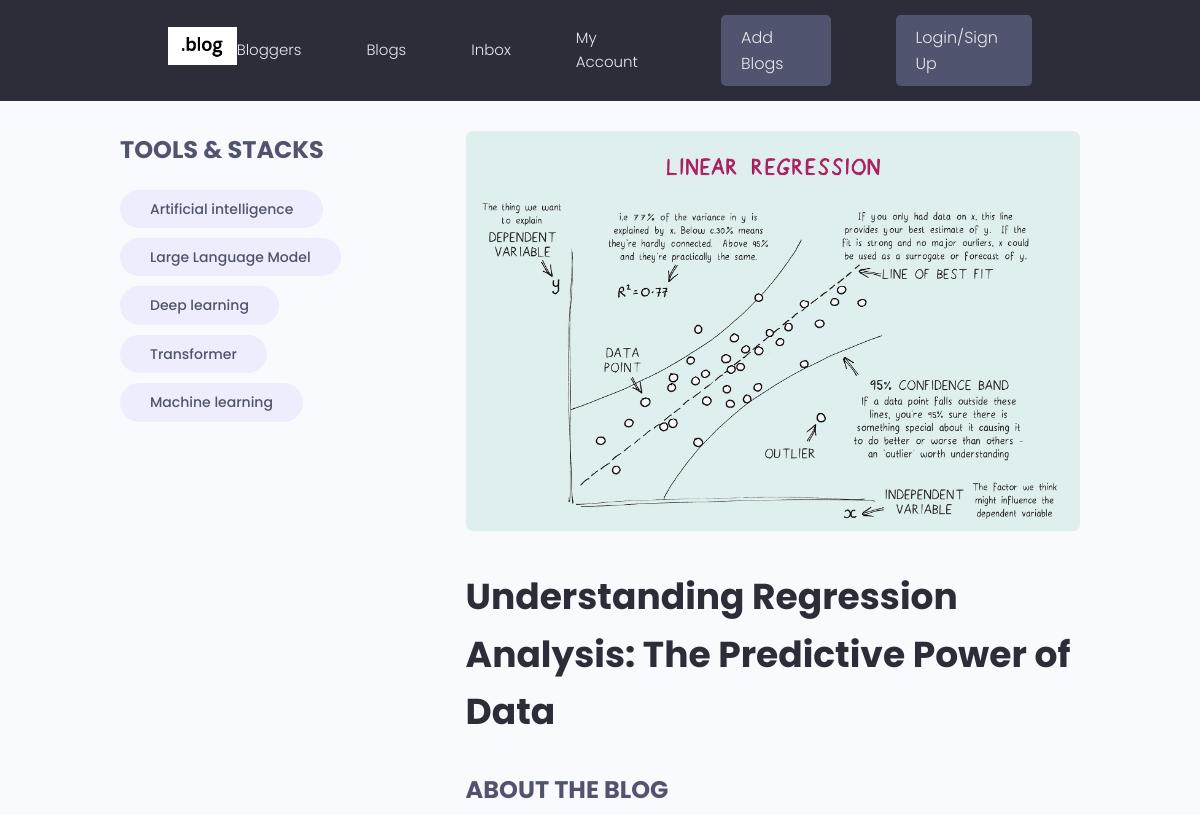
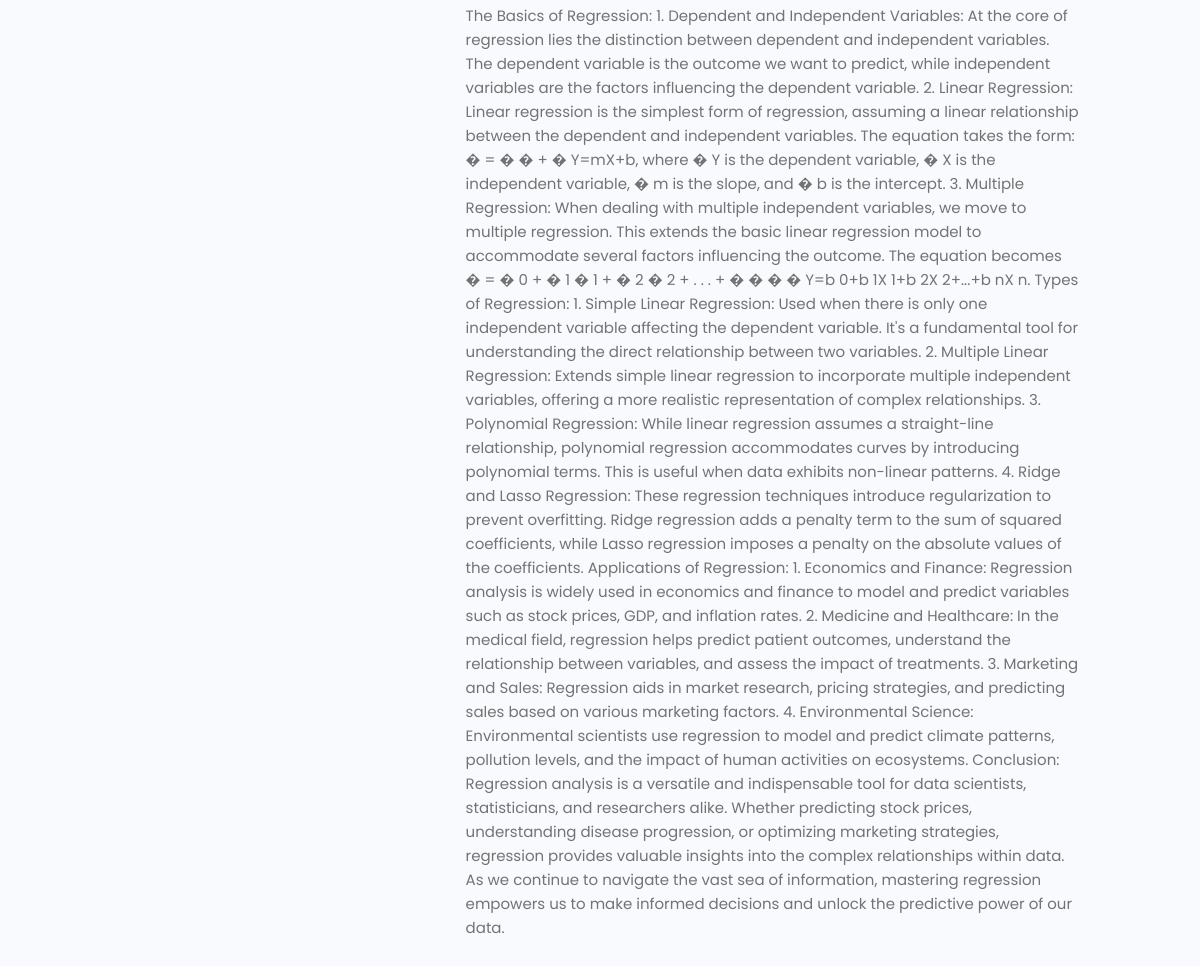
Page /blogs/blog/95c00dd3-2c17-4638-b2ec-6829d6a78df7/ on the committed database (2 pictures, top to bottom).
### core/models.py (models this page shows, shortened)
class Tag(models.Model):
    name = models.CharField(max_length=200)
    created = models.DateTimeField(auto_now_add=True)
    id = models.UUIDField(default=uuid.uuid4, unique=True,
                          primary_key=True, editable=False)
    def __str__(self):
        return self.name

class Project(models.Model):
    owner = models.ForeignKey(Profile, null=True, blank=True, on_delete=models.SET_NULL)
    title = models.CharField(max_length=200)
    intro = models.TextField(max_length=255,null=True, blank=True)
    description = models.TextField(null=True, blank=True)
    featured_image = models.ImageField(null=True, blank=True, default="default.jpg")
    created = models.DateTimeField(auto_now_add=True)
    tags = models.ManyToManyField('Tag', blank=True)
    id = models.UUIDField(default=uuid.uuid4, unique=True,
                          primary_key=True, editable=False)

### core/views.py (the view)
# urls.py: path('blog/<str:pk>/', views.blog_project, name='blog'),
def blog_project(request, pk):
    blog_project_obj = Project.objects.get(id=pk)
    tags = blog_project_obj.tags.all()
    return render(request, 'core/single-blog.html', {'blog': blog_project_obj, 'tags': tags})

### core/templates/core/single-blog.html
{% extends 'core/base.html' %}
{% block content %}
<main class="singleProject my-md">
    <div class="container">
        <div class="layout">
            <div class="column column--1of3">
                <h3 class="singleProject__subtitle">Tools & Stacks</h3>
                <div class="singleProject__toolStack">
                    {% for tag in blog.tags.all %}
                    <span class="tag tag--pill tag--sub tag--lg">
                        <small>{{tag}}</small>
                    </span>
                    {% endfor %}
                </div>
            </div>
            <div class="column column--2of3">
                <img class="singleProject__preview" src="{{ blog.featured_image.url }}" alt="blog thumbnail" />
                <h2 class="singleProject__title">{{blog.title}}</h2>
                <h3 class="singleProject__subtitle">About the BLOG</h3>
                <div class="singleProject__info">
                    {{blog.description}}
                </div>
        </div>
    </div>
    </div>
</main>
{% endblock %}

### static/styles/app.css (style rules this page uses)
:root { --color-sub: #2d2d39; }
img { width: 100%; }
.singleProject .column--1of3 { order: 2; }
@media screen and (min-width: 1081px) { .singleProject .column--1of3 { order: 1; } }
@media screen and (min-width: 1081px) { .singleProject .column--2of3 { order: 2; } }
.singleProject__toolStack { margin-top: 2rem; margin-bottom: 4rem; }
.singleProject__preview { height: 50vh; object-fit: cover; object-position: top center; margin-bottom: 3rem; border-radius: 0.7rem; }
.singleProject__title { font-size: 3.6rem; font-weight: 700; color: var(--color-sub); margin-bottom: 3rem; }
.singleProject__subtitle { text-transform: uppercase; font-size: 2.4rem; font-weight: 700; color: var(--color-sub-light); margin-bottom: 1rem; }

### static/uikit/styles/modules/_variables.css (style rules this page uses)
:root { --color-main: #5aa5b9; --color-main-light: #e6faff; --color-sub: #3f4156; --color-sub-light: #51546e; --color-sub-lighter: #ededfd; --color-text: #737373; --color-gray: #8b8b8b; --color-light: #e5e7eb; --color-light-gray: #767676; --color-bg: #f8fafd; --color-white: #fffefd; --color-white-light: #f3f3f3; --color-success: #359e64; --color-success-bg: #def8e8; --color-error: #fc4b0b; --color-error-bg: #fff2ee; --font-base: 'Poppins', arial, helvetica, 'Segoe UI', roboto, ubuntu, sans-serif; --font-monospace: 'Fira Code', 'Courier New', courier, monospace; --font-regular: 300; --font-medium: 500; --font-bold: 700; --generic-shadow: 1px 1px 5px #00000010; --generic-transition: all 0.3s ease-in-out; }

### static/uikit/styles/modules/_base.css (style rules this page uses)
* { margin: 0; padding: 0; box-sizing: border-box; text-rendering: optimizeLegibility; color: inherit; font-size: inherit; }
html { font-size: 50%; }
@media only screen and (min-width: 480px) { html { font-size: 56.25%; } }
@media only screen and (min-width: 1200px) { html { font-size: 62.5%; } }
body { line-height: 1.6; font-weight: 400; font-size: 1.5rem; color: var(--color-text); background-color: var(--color-bg); min-height: 100vh; }

### static/uikit/styles/modules/_typography.css (style rules this page uses)
* { font-family: var(--font-base); }
h2 { font-size: 3.6rem; font-weight: var(--font-bold); }
h3 { font-size: 3.2rem; font-weight: var(--font-medium); }
p, span, strong { font-size: 1.6rem; color: var(--color-text); font-weight: var(--font-regular); }

### static/uikit/styles/modules/_utilities.css (style rules this page uses)
.container { width: 92%; max-width: 165rem; margin: 0 auto; box-sizing: border-box; }
@media screen and (min-width: 1000px) { .container { width: 90%; } }
@media screen and (min-width: 1200px) { .container { width: 80%; } }
.my-md { margin: 3rem auto; }

### static/uikit/styles/modules/_tag.css (style rules this page uses)
.tag { display: inline-flex; align-items: center; background-color: var(--color-sub); height: -webkit-fit-content; height: -moz-fit-content; height: fit-content; width: -webkit-fit-content; width: -moz-fit-content; width: fit-content; border-radius: 0.5rem; padding: 0.5rem 1.5rem; font-size: 1.2rem; cursor: pointer; }
.tag:not(:last-child) { margin-right: 0.25rem; margin-bottom: 0.75rem; }
.tag > small { color: var(--color-white); }
.tag--pill { border-radius: 5rem; }
.tag--sub, .tag--sub > small { background: var(--color-sub-lighter); color: var(--color-sub-light); font-weight: 500; }
.tag--lg { padding: 0.8rem 3rem; font-size: 1.4rem; }
.tag--lg:not(:last-child) { margin-right: 0.5rem; margin-bottom: 1rem; }

### static/uikit/styles/modules/_layout.css (style rules this page uses)
.layout { display: flex; flex-flow: row wrap; justify-content: space-between; }
.layout > .column { margin-bottom: 3rem; }
.layout > .column.column--1of3 { flex-basis: 30%; }
.layout > .column.column--2of3 { flex-basis: 64%; }

### rows in the picture
Tag: name "Artificial intelligence"
Tag: name "Large Language Model"
Tag: name "Deep learning"
Tag: name "Transformer"
Tag: name "Machine learning"
Project: featured_image (picture), title "Understanding Regression Analysis: The Predictive Power of Data", description "The Basics of Regression: 1. Dependent and Independent Variables: At the core of regression lies the distinction between dependent and independent variables. The dependent variable is the outcome we want to predict, while independent variables are the factors influencing the dependent variable. 2. Linear Regression: Linear regression is the simplest form of regression, assuming a linear relationship between the dependent and independent variables. The equation takes the form: � = � � + � Y=mX+b, where � Y is the dependent variable, � X is the independent variable, � m is the slope, and � b is the intercept. 3. Multiple Regression: When dealing with multiple independent variables, we move to…"
